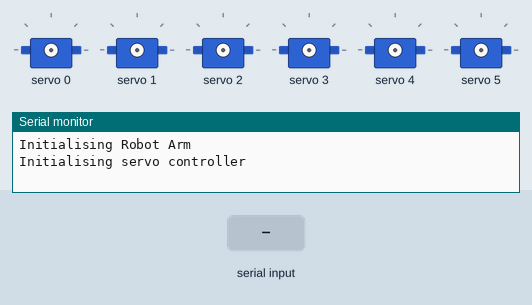
Simulated run of this program. Board: Arduino Uno, built for the host (arithmetic inside an expression is 32-bit, double 64-bit). On the bench: 6 × servo, the last lines printed to the serial monitor. The inputs (shaded band) are chosen by the test bench.

Above: at 0.8 s.
0.9 s: "<<0>>" received over Serial
2.4 s: "<30,150,10>" received over Serial
At 2.7 s:
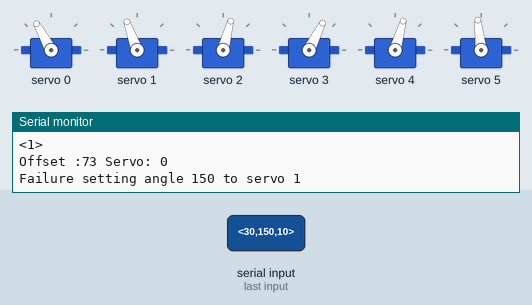
3.9 s: "<0>" received over Serial
At 5.0 s:
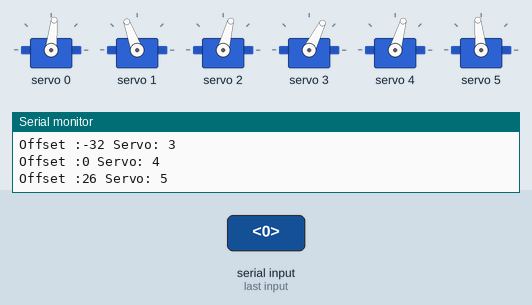
5.4 s: "<30,150>" received over Serial
At 6.1 s:
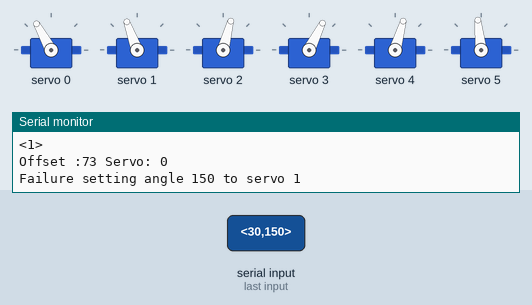
Timing chart, 0 to 7.9 s (numbered marks = the images above; inputs shaded):
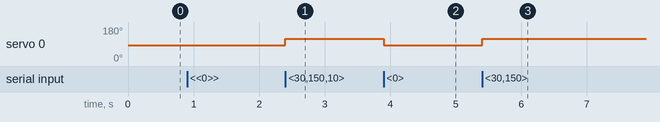

Measured:
- after the input at 2.4 s, servo 0: 84° → 119° at once
- after the input at 3.9 s, servo 0: 119° → 84° at once
- after the input at 5.4 s, servo 0: 84° → 119° at once

The program:

main.cpp
```cpp
#include <Arduino.h>
#include "Config.h"
#include "ServoController.h"
#include "SerialRx.h"

using namespace std;

void setup() {
    Serial.begin(9600);
    Serial.println("Initialising Robot Arm");
    ServoController sc = ServoController();
    SerialRX sRX = SerialRX(Serial);

    //main loop
    while(1) {
        float buffer[NO_ACTUATORS];
        if(sRX.recv(buffer)) {
            sc.addTargetPosition(buffer);
            cout<<"<1>"<<"\n";

        }
        if(!sc.isTargetEmpty()) {
            if(sc.moveOne()) {
            } else {
                // cout<<"<0>";
            }
        }
    }
}

void loop() {

}
```

SerialRx.cpp
```cpp
#include "SerialRx.h"

// SerialRX::SerialRX(Stream& _s) {
//     newData = false;
//     stream(_s);
// }

bool SerialRX::recv2(float* a) {
    String input;
    //If any input is detected in arduino
    if(stream.available() > 0){
        //read the whole string until '\n' delimiter is read
        input = stream.readStringUntil('\n');
        stream.println("Received");
        stream.println(input);

        return true;
    }
    return false;
}


bool SerialRX::recv(float *a) {
    recvWithStartEndMarkers();
    if (newData == true) {
        // Serial.print("Arduino side: Raw data received:\n");
        // for(int i=0; i<NUM_CHARS; ++i) {
        //     Serial.print(receivedChars[i]);
        // }
        // // Serial.print(tempChars);
        // Serial.print("\n");
        strcpy(tempChars, receivedChars);
        // for(int i=0; i<NUM_CHARS; ++i) {
        //     stream.println(tempChars[i]);
        // }
        parseData(a);
        // showParsedData(a);
        newData = false;
        // for(int i=0; i<size; ++i) {
        //     a[i] = a[i];
        // }

        return true;
    }
    return false;
}

void SerialRX::flushBuffer() {
    while (stream.available() >0 ) {
        char a = stream.read();
        stream.println(a);
    }
}

void SerialRX::recvWithStartEndMarkers() {
    static bool recvInProgress = false;
    static byte ndx = 0;
    char startMarker = '<';
    char endMarker = '>';
    char rc;
    // memset(receivedChars, 0, sizeof(receivedChars));
    // memset(tempChars, 0, sizeof(tempChars));


    while (stream.available() > 0 && newData == false) {
        rc = stream.read();
        if (recvInProgress == true) {
            if (rc != endMarker) {
                receivedChars[ndx] = rc;
                // Serial.print(rc);
                ndx++;
                if (ndx >= NUM_CHARS) {
                    ndx = NUM_CHARS - 1;
                }
            }
            else {
                receivedChars[ndx] = '\0'; // terminate the string
                // Serial.print("\nArduino side: Raw data received ended - \n");
                recvInProgress = false;
                ndx = 0;
                newData = true;
            }
        }

        else if (rc == startMarker) {
            // Serial.print("Arduino side: Raw data received starting - \n");
            recvInProgress = true;
        }
    }
}

void SerialRX::parseData(float* a) {
    char * strtokIndx; // this is used by strtok() as an index

    strtokIndx = strtok(tempChars, ","); // this continues where the previous call left off
    a[0] = atof(strtokIndx);
    strtokIndx = strtok(NULL, ",");
    a[1] = atof(strtokIndx);
    strtokIndx = strtok(NULL, ",");
    a[2] = atof(strtokIndx);
    strtokIndx = strtok(NULL, ",");
    a[3] = atof(strtokIndx);
    strtokIndx = strtok(NULL, ",");
    a[4] = atof(strtokIndx);
    strtokIndx = strtok(NULL, ",");
    a[5] = atof(strtokIndx);
    // strtokIndx = strtok(NULL, ",");
    // a[6] = atof(strtokIndx);
}

void SerialRX::showParsedData(float* a) {
    for(int i=0; i<NO_ACTUATORS; ++i) {
        stream.print(a[i]);
        stream.print("\t");
    }
    stream.print("\n");
}
```

SerialRx.h
```cpp
#ifndef SERIALRX_H
#define SERIALRX_H

#include "Config.h"
#include <Arduino.h>
#include <HardwareSerial.h>


class SerialRX {
public:
    SerialRX(Stream& _s):stream(_s) {
        newData = false;
    }

    bool recv(float *a);

    bool recv2(float *a);

    void flushBuffer();


private:
    Stream &stream;
    float recBuffer[NO_ACTUATORS];

    void recvWithStartEndMarkers();
    void parseData(float* a);
    void showParsedData(float* a);

    // static const byte numChars = 32;
    char receivedChars[NUM_CHARS];
    char tempChars[NUM_CHARS];
    bool newData;

};


#endif
```

ServoController.cpp
```cpp
#include "ServoController.h"

ServoController::ServoController() {
    init(NO_ACTUATORS);
}

ServoController::ServoController(int x) {
    init(x);
}

void ServoController::init(int x) {
    Serial.println("Initialising servo controller");
    pwm = Adafruit_PWMServoDriver();
    numServos = x;
    pwm.begin();
    pwm.setPWMFreq(50);  // Digital servos run at ~50 Hz updates
}

bool ServoController::setAngles(JointAngles ja) {
    for(int i=0; i<(int)ja.angles.size(); ++i) {
        if(!setAngle(ja.angles[i],i)) {
            cout<<"Failure setting angle "<<ja.angles[i]<<" to servo "<<i;
            return false;
        };
    }
    return true;
}

bool ServoController::setAngle(double angle, int servo) {
    if(boundsCheck(angle,servo)) {
        double pulselength;
        double offset;
        switch(servo) {
            case 0:
                pulselength = map(angle+SERVO0_OFFSET,angle_limits_min[0],angle_limits_max[0],SERVO0MIN, SERVO0MAX);
                offset = pulselength - 289;
                break;
            case 1:
                pulselength = map(-angle+SERVO1_OFFSET,angle_limits_min[1],angle_limits_max[1],SERVO1MIN, SERVO1MAX);
                offset = pulselength - 237;
                break;
            case 2:
                pulselength = map(angle+SERVO2_OFFSET,angle_limits_min[2],angle_limits_max[2],SERVO2MIN, SERVO2MAX);
                offset = pulselength - 277;
                break;
            case 3:
                pulselength = map(angle+SERVO3_OFFSET,angle_limits_min[3],angle_limits_max[3],SERVO3MIN, SERVO3MAX);
                offset = pulselength - 277;
                break;
            case 4:
                pulselength = map(angle,angle_limits_min[4],angle_limits_max[4],SERVO4MIN, SERVO4MAX);
                offset = pulselength - 267;
                break;
            case 5:
                pulselength = map(angle+SERVO5_OFFSET,angle_limits_min[5],angle_limits_max[5],SERVO5MIN, SERVO5MAX);
                offset = pulselength - 289;
                break;
            default:
                pulselength = -1;
                break;
        }
        if (pulselength<0) {
            return false;
        }
        cout<<"Offset :"<<offset<<" Servo: "<<servo<<"\n";
        pwm.setPWM(servo,0,pulselength);
        return true;
    }
    return false;
}


int ServoController::getNumServos() {return numServos;}

bool ServoController::boundsCheck(double angle, int servo) {
    if(servo>numServos-1 || servo<0) {
        return false;
    }
    int iAngle = angle;
    if(iAngle > angle_limits_max[servo] || iAngle < angle_limits_min[servo]) {
        return false;
    }
    return true;
}


bool ServoController::mechLimitsCheck(float* pAngles) {
    for(int i=0; i<NO_ACTUATORS; ++i) {
        if(!boundsCheck(pAngles[i],i)) {
            return false;
        }
    }
    return true;
}

void ServoController::addTargetPosition(float* _a){
    targetAngles.push_back(JointAngles(_a));
}

void ServoController::addTargetPosition(JointAngles _ja){
    targetAngles.push_back(_ja);
}

bool ServoController::moveOne() {
    // cout<<"Target angles "<< targetAngles.front();
    bool ret = setAngles(targetAngles.front());
    // cout<<"\tResult :"<<ret<<"\n";
    targetAngles.pop_front();
    return ret;
}


ostream& operator<<(ostream& os, const JointAngles& _ja) {
    JointAngles ja(_ja);
    os <<"{ 0: " <<ja[0] << "\t 1: " << ja.getAngleDeg(1) << "\t 2: "<< ja.getAngleDeg(2) <<"\t 3: "
        <<ja.getAngleDeg(3)<<"\t 4: "<<ja.getAngleDeg(4)<<"\t 5: "<<ja.getAngleDeg(5)<<" } ";
	return os;
}
```

ServoController.h
```cpp
#ifndef SERVOCONTROLLER_H
#define SERVOCONTROLLER_H

#include <Wire.h>
#include <Adafruit_PWMServoDriver.h>
#include <vector>
#include <list>
#include "Config.h"

using namespace std;

struct JointAngles {
    JointAngles(float* _a){
        for(int i=0; i<NO_ACTUATORS; ++i) {
            angles.push_back(_a[i]);
        }
    }
    JointAngles(vector<float> _a):angles(_a){};

    JointAngles(const JointAngles& _ja):angles(_ja.angles){};

    float operator[](int idx) {
        return angles[idx];
    }

    float getAngleDeg(int idx) {
        return (angles[idx] * 180) / M_PI;
    }

    vector<float> angles;

    friend ostream& operator<<(ostream& os, const JointAngles& p);


};

class ServoController {
public:

    ServoController();

    ServoController(int x);

    void addTargetPosition(float* _a);
    void addTargetPosition(JointAngles _ja);

    int getNumMoves(){
        return targetAngles.size();
    }

    int isTargetEmpty() {
        return targetAngles.empty();
    }

    bool setAngles(JointAngles ja);

    bool setAngle(double angle, int servo);

    int getNumServos();

    bool mechLimitsCheck(float* angles);

    bool moveOne();

    // double mapRXToPulse(int i,double rx);


private:
    void init(int x);
    bool boundsCheck(double angle, int servo);

    list<JointAngles> targetAngles;

    Adafruit_PWMServoDriver pwm;

    int pulse_limits_min[NO_ACTUATORS] = {SERVO0MIN,SERVO0MIN,SERVO0MIN,SERVO0MIN,SERVO0MIN,SERVO0MIN};
    int pulse_limits_max[NO_ACTUATORS] = {SERVO0MAX,SERVO0MAX,SERVO0MAX,SERVO0MAX,SERVO0MAX,SERVO0MAX};
    int angle_limits_min[NO_ACTUATORS] = {-MG996R_MAX_ANGLE_2,-MG996R_MAX_ANGLE_2,-MG996R_MAX_ANGLE_2,-MG90S_MAX_ANGLE_2,-MG90S_MAX_ANGLE_2,-MG90S_MAX_ANGLE_2};
    int angle_limits_max[NO_ACTUATORS] = {MG996R_MAX_ANGLE_2,MG996R_MAX_ANGLE_2,MG996R_MAX_ANGLE_2,MG90S_MAX_ANGLE_2,MG90S_MAX_ANGLE_2,MG90S_MAX_ANGLE_2};

    int numServos = 0;

};

#endif
```

Config.h
```cpp
#ifndef CONFIG_H
#define CONFIG_H

#include <ArduinoSTL.h>

#define M_PI			3.14159265358979323846

//--------------PINS------------------

//------SERVOS--------
#define NO_ACTUATORS  6

#define MG996R_MAX_ANGLE 160
#define MG996R_MAX_ANGLE_2 MG996R_MAX_ANGLE/2
#define MG90S_MAX_ANGLE 180
#define MG90S_MAX_ANGLE_2 MG90S_MAX_ANGLE/2
#define MG90S_MIN_ANGLE 0
#define MG996R_MIN_ANGLE 0

//Hip
#define SERVO0_OFFSET   0
// #define SERVO0_OFFSET   -15
#define SERVO0MIN  95 // this is the 'minimum' pulse length count (out of 4096)
#define SERVO0MAX  484

//Waist
#define SERVO1_OFFSET   60
// #define SERVO1_OFFSET   50
#define SERVO1MIN  95
#define SERVO1MAX  380


//Shoulder
#define SERVO2_OFFSET   -3
// #define SERVO2_OFFSET   0
#define SERVO2MIN  95
#define SERVO2MAX  460

//Elbow
#define MG90S_ELB_MIN_ANGLE -45
#define MG90S_ELB_MAX_ANGLE 45
#define SERVO3_OFFSET   -16
// #define SERVO3_OFFSET   0
// #define SERVO3MIN  165
// #define SERVO3MAX  375
#define SERVO3MIN  95
#define SERVO3MAX  460

//Wrist
#define SERVO4_OFFSET   10
#define SERVO4MIN  95
#define SERVO4MAX  440

//Gripper-rotation
// #define SERVO5_OFFSET   -20
#define SERVO5_OFFSET   12
#define SERVO5MIN  95
#define SERVO5MAX  484

//------RXEIVER--------
#define EI_ARDUINO_INTERRUPTED_PIN
#define NUM_RX_CHANNELS  6
#define RX_OFFSET   2
#define RX_AVG      1500

#define PIN_RX0     2
#define RX0_MIN  1148
#define RX0_MAX  1888

#define PIN_RX1     3
#define RX1_MIN  1136
#define RX1_MAX  1796

#define PIN_RX2     4
#define RX2_MIN  1156
#define RX2_MAX  1816

#define PIN_RX3     6
#define RX3_MIN  1160
#define RX3_MAX  1908

#define PIN_RX4     6
#define RX4_MIN  996
#define RX4_MAX  2012

#define PIN_RX5   7
#define RX5_MIN   996
#define RX5_MAX  2016


//------SERIAL_RX--------
#define NUM_CHARS   64


//------MATRIX VALUES-----------
#define NUM_MATRIX_ROWS    4
#define NUM_MATRIX_COLUMNS    4
#define N              4

//----------HARDWARE CONSTANTS (mm)---------------
#define HIP_HEIGHT  100
#define SHOULDER_OFFSET  35
#define HUMERUS_LENGTH  120
#define FOREARM_LENGTH  100
// #define WRIST_LENGTH    55 //w/o hand
#define WRIST_LENGTH    115 //w hand


//----------SOFTWARE CONSTANTS (mm)---------------
#define FLOAT_PRECISION 0.00001
#define EPSILON         0.2

#endif
```
